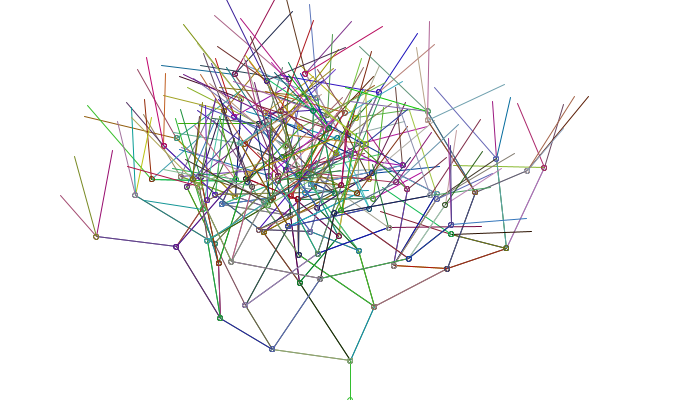
Frame 1 (no input)
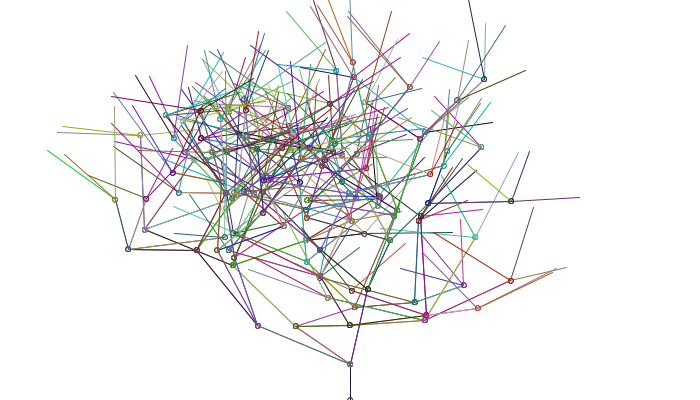
Frame 2 (the mouse pressed at the canvas centre, redrawn once)

The Processing sketch that drew these frames (run headless with seeded random() and noise(); the mouse was pressed at the canvas centre and the sketch redrawn once):

// Processing sketch: processing_110183
// ── processing_110183.pde

//genera arboles "recursivos" y "fractalizados"
 
//pinta la semilla
//genera un numero parametrizado de hijos (child)
//genera un numero parametrizado de profundidad (deep)
//los colores de cada rama son aleatorios (de 0 a 200)
//el angulo de crecimiento es aleatorio dentro de los parametros
 
int Maxchilds = 3; 
int MaxDeep = 5;
 
void setup() {
  size(700, 400); 
  smooth();
  noLoop();  
  strokeWeight(1);  
}
 
void draw() {
 background(255);
 //draw the seed
 Vector seed = new Vector(width/2, height, random(20,50), 270);
 fractalize(seed, MaxDeep);
}
 
void mousePressed(){    
    draw();
}
 
/***Custom functions***/
void fractalize(Vector v, int deep){
 //break the recursive function
 if(deep <= 0 ){ return; }
 deep--;
 
 v.Render(); 
 for(int i=0; i<Maxchilds;i++){
  //create new vector
  Vector vChild = new Vector(v.getEndPointX(), v.getEndPointY(),   
                             random(50,100), random(180, 360));  
                             
  //renderize and fractalize recursive
  vChild.Render();                          
  fractalize(vChild, deep); 
 }
}
 
/***Custom classes***/
class Vector {
 float x, y, r, theta;
 float EndX, EndY;
 
 Vector (float _x, float _y, float _r, float _theta) {
  this.x = _x;
  this.y = _y;
  this.r = _r;
  this.theta = radians(_theta);
  
  //calculate endX and endY
  EndX = getEndPointX();
  EndY = getEndPointY();
 }
 
 //return x coordinate (polar coordinate)
 float getEndPointX() {
  return (x + r*cos(theta));
 }
 
 //return y coordinate (polar coordinate) 
 float getEndPointY() {
  return (y + r*sin(theta));
 }
 
 void Render(){  
  //draw the line with random colors
  stroke(random(200), random(200), random(200));  
  //text("X:"+round(EndX)+" Y:"+round(EndY), EndX, EndY );  
  line(x,y, getEndPointX(), getEndPointY() );
  
  //triangle(x,y, 150, 5);
  noFill();
  //ellipse(EndX,EndY, 5, 5);
  ellipse(x,y, 5, 5);
 } 
}
